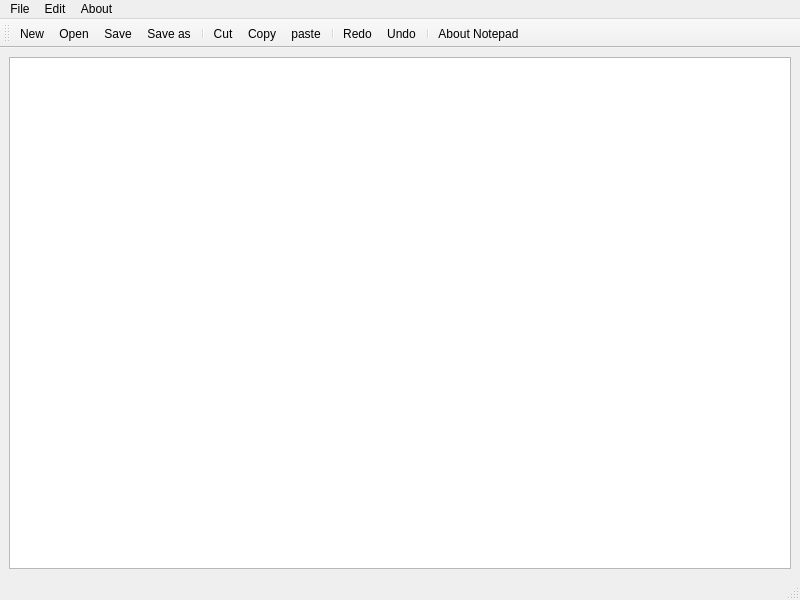
<?xml version="1.0" encoding="UTF-8"?>
<ui version="4.0">
 <class>MainWindow</class>
 <widget class="QMainWindow" name="MainWindow">
  <property name="geometry">
   <rect>
    <x>0</x>
    <y>0</y>
    <width>800</width>
    <height>600</height>
   </rect>
  </property>
  <property name="windowTitle">
   <string>MainWindow</string>
  </property>
  <widget class="QWidget" name="centralwidget">
   <layout class="QHBoxLayout" name="horizontalLayout">
    <item>
     <widget class="QTextEdit" name="textEdit"/>
    </item>
   </layout>
  </widget>
  <widget class="QMenuBar" name="menubar">
   <property name="geometry">
    <rect>
     <x>0</x>
     <y>0</y>
     <width>800</width>
     <height>17</height>
    </rect>
   </property>
   <widget class="QMenu" name="menuFile">
    <property name="title">
     <string>File</string>
    </property>
    <addaction name="actionNew"/>
    <addaction name="actionOpen"/>
    <addaction name="separator"/>
    <addaction name="actionSave"/>
    <addaction name="actionSave_as"/>
   </widget>
   <widget class="QMenu" name="menuEdit">
    <property name="title">
     <string>Edit</string>
    </property>
    <addaction name="actionCut"/>
    <addaction name="actionCopy"/>
    <addaction name="actionpaste"/>
    <addaction name="separator"/>
    <addaction name="actionRedo"/>
    <addaction name="actionUndo"/>
   </widget>
   <widget class="QMenu" name="menuAbout">
    <property name="title">
     <string>About</string>
    </property>
    <addaction name="actionAbout_Notepad"/>
   </widget>
   <addaction name="menuFile"/>
   <addaction name="menuEdit"/>
   <addaction name="menuAbout"/>
  </widget>
  <widget class="QStatusBar" name="statusbar"/>
  <widget class="QToolBar" name="toolBar">
   <property name="windowTitle">
    <string>toolBar</string>
   </property>
   <attribute name="toolBarArea">
    <enum>TopToolBarArea</enum>
   </attribute>
   <attribute name="toolBarBreak">
    <bool>false</bool>
   </attribute>
   <addaction name="actionNew"/>
   <addaction name="actionOpen"/>
   <addaction name="actionSave"/>
   <addaction name="actionSave_as"/>
   <addaction name="separator"/>
   <addaction name="actionCut"/>
   <addaction name="actionCopy"/>
   <addaction name="actionpaste"/>
   <addaction name="separator"/>
   <addaction name="actionRedo"/>
   <addaction name="actionUndo"/>
   <addaction name="separator"/>
   <addaction name="actionAbout_Notepad"/>
  </widget>
  <action name="actionNew">
   <property name="icon">
    <iconset resource="Resources.qrc">
     <normaloff>:/rec/resources/documentation.png</normaloff>:/rec/resources/documentation.png</iconset>
   </property>
   <property name="text">
    <string>New</string>
   </property>
  </action>
  <action name="actionOpen">
   <property name="icon">
    <iconset resource="Resources.qrc">
     <normaloff>:/rec/resources/open.png</normaloff>:/rec/resources/open.png</iconset>
   </property>
   <property name="text">
    <string>Open</string>
   </property>
  </action>
  <action name="actionSave">
   <property name="icon">
    <iconset resource="Resources.qrc">
     <normaloff>:/rec/resources/diskette.png</normaloff>:/rec/resources/diskette.png</iconset>
   </property>
   <property name="text">
    <string>Save</string>
   </property>
  </action>
  <action name="actionSave_as">
   <property name="icon">
    <iconset resource="Resources.qrc">
     <normaloff>:/rec/resources/save-as.png</normaloff>:/rec/resources/save-as.png</iconset>
   </property>
   <property name="text">
    <string>Save as</string>
   </property>
  </action>
  <action name="actionCut">
   <property name="icon">
    <iconset resource="Resources.qrc">
     <normaloff>:/rec/resources/cutting.png</normaloff>:/rec/resources/cutting.png</iconset>
   </property>
   <property name="text">
    <string>Cut</string>
   </property>
  </action>
  <action name="actionCopy">
   <property name="icon">
    <iconset resource="Resources.qrc">
     <normaloff>:/rec/resources/copy.png</normaloff>:/rec/resources/copy.png</iconset>
   </property>
   <property name="text">
    <string>Copy</string>
   </property>
  </action>
  <action name="actionpaste">
   <property name="icon">
    <iconset resource="Resources.qrc">
     <normaloff>:/rec/resources/paper.png</normaloff>:/rec/resources/paper.png</iconset>
   </property>
   <property name="text">
    <string>paste</string>
   </property>
  </action>
  <action name="actionRedo">
   <property name="text">
    <string>Redo</string>
   </property>
  </action>
  <action name="actionUndo">
   <property name="text">
    <string>Undo</string>
   </property>
  </action>
  <action name="actionAbout_Notepad">
   <property name="icon">
    <iconset resource="Resources.qrc">
     <normaloff>:/rec/resources/new-features.png</normaloff>:/rec/resources/new-features.png</iconset>
   </property>
   <property name="text">
    <string>About Notepad</string>
   </property>
  </action>
 </widget>
 <resources>
  <include location="Resources.qrc"/>
 </resources>
 <connections/>
</ui>
